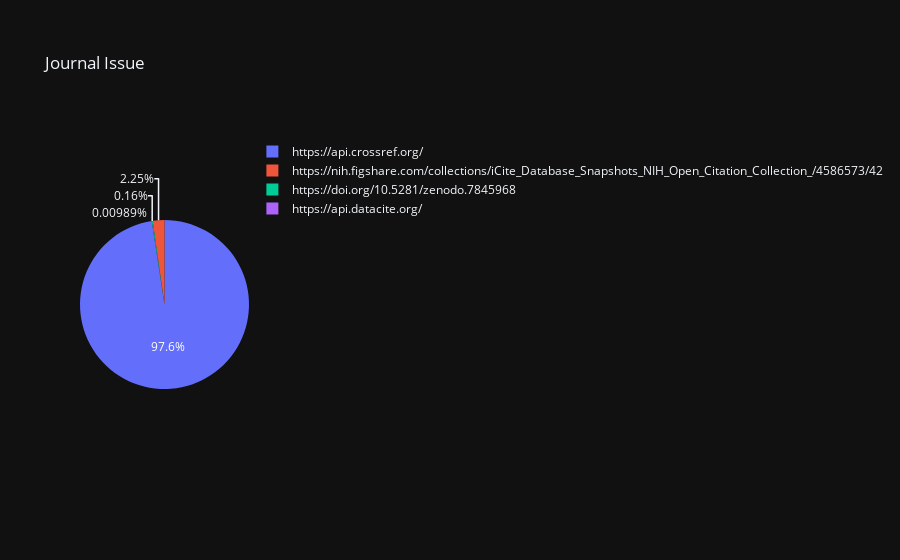
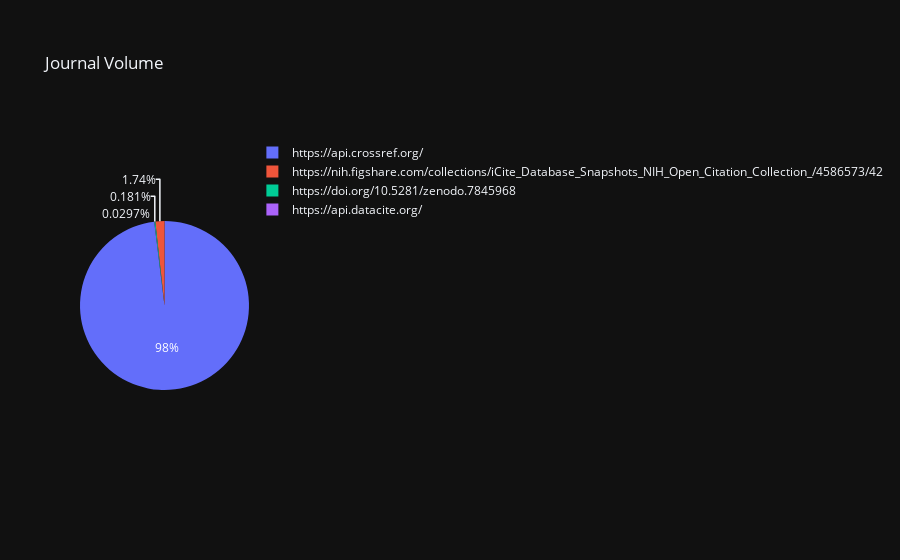
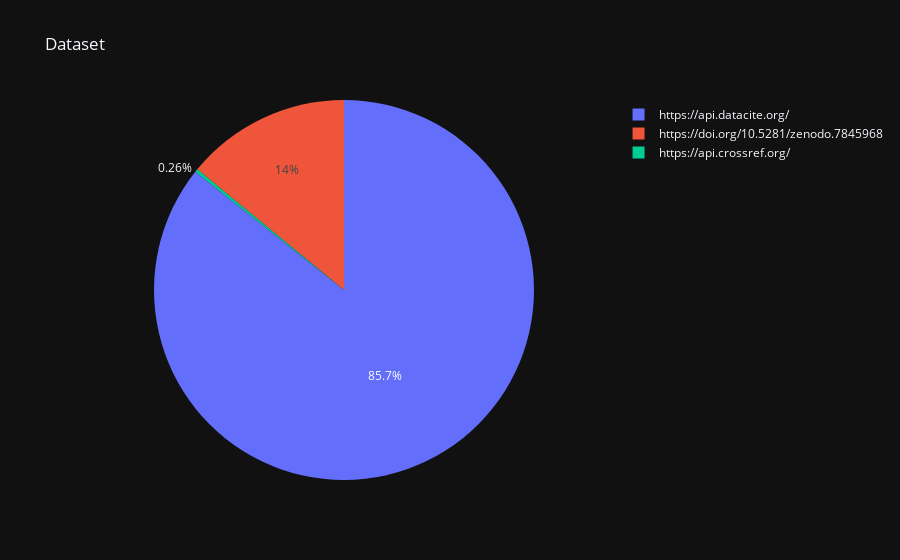
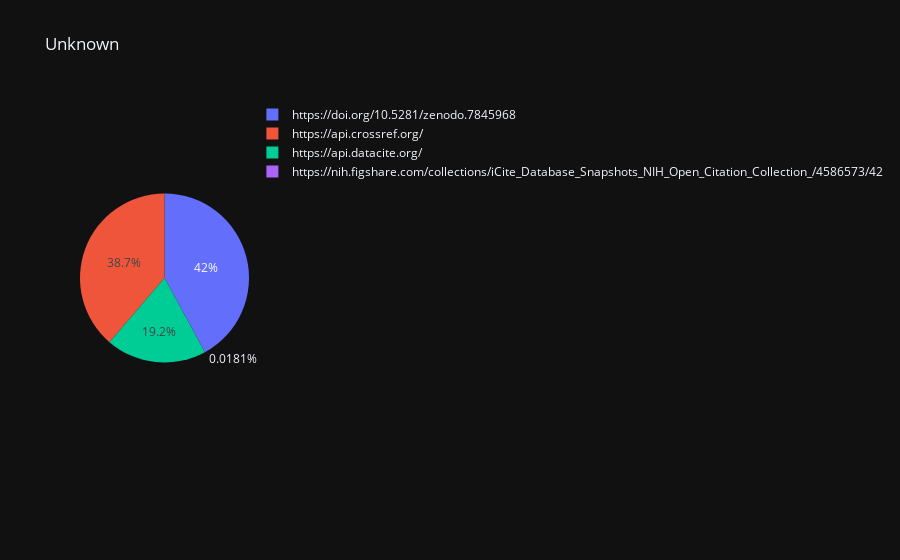

Source (notebook cell) for these figures, in order:
### Code cell
visualize_sources_proportion(sorted_res['journal issue'], 'Journal Issue')
visualize_sources_proportion(sorted_res['journal volume'], 'Journal Volume')
visualize_sources_proportion(sorted_res['dataset'], 'Dataset')
visualize_sources_proportion(sorted_res[''], 'Unknown')
visualize_sources_proportion(sorted_res['journal article'], 'Journal Article')

### Figure 1 — Plotly figure (JSON) as saved in the notebook; plotly's stock layout.template omitted (floating-point values rounded to 4 significant figures)
{"data": [{"domain": {"x": [0.0, 1.0], "y": [0.0, 1.0]}, "hovertemplate": "label=%{label}<br>value=%{value}<extra></extra>", "labels": ["https://api.crossref.org/", "https://nih.figshare.com/collections/iCite_Database_Snapshots_NIH_Open_Citation_Collection_/4586573/42", "https://doi.org/10.5281/zenodo.7845968", "https://api.datacite.org/"], "legendgroup": "", "name": "", "showlegend": true, "values": [4754321, 109414, 7814, 482], "type": "pie"}], "layout": {"legend": {"tracegroupgap": 0}, "title": {"text": "Journal Issue"}}}

### Figure 2 — Plotly figure (JSON) as saved in the notebook; plotly's stock layout.template omitted (floating-point values rounded to 4 significant figures)
{"data": [{"domain": {"x": [0.0, 1.0], "y": [0.0, 1.0]}, "hovertemplate": "label=%{label}<br>value=%{value}<extra></extra>", "labels": ["https://api.crossref.org/", "https://nih.figshare.com/collections/iCite_Database_Snapshots_NIH_Open_Citation_Collection_/4586573/42", "https://doi.org/10.5281/zenodo.7845968", "https://api.datacite.org/"], "legendgroup": "", "name": "", "showlegend": true, "values": [1445356, 25664, 2668, 438], "type": "pie"}], "layout": {"legend": {"tracegroupgap": 0}, "title": {"text": "Journal Volume"}}}

### Figure 3 — Plotly figure (JSON) as saved in the notebook; plotly's stock layout.template omitted (floating-point values rounded to 4 significant figures)
{"data": [{"domain": {"x": [0.0, 1.0], "y": [0.0, 1.0]}, "hovertemplate": "label=%{label}<br>value=%{value}<extra></extra>", "labels": ["https://api.datacite.org/", "https://doi.org/10.5281/zenodo.7845968", "https://api.crossref.org/"], "legendgroup": "", "name": "", "showlegend": true, "values": [1241865, 203601, 3772], "type": "pie"}], "layout": {"legend": {"tracegroupgap": 0}, "title": {"text": "Dataset"}}}

### Figure 4 — Plotly figure (JSON) as saved in the notebook; plotly's stock layout.template omitted (floating-point values rounded to 4 significant figures)
{"data": [{"domain": {"x": [0.0, 1.0], "y": [0.0, 1.0]}, "hovertemplate": "label=%{label}<br>value=%{value}<extra></extra>", "labels": ["https://doi.org/10.5281/zenodo.7845968", "https://api.crossref.org/", "https://api.datacite.org/", "https://nih.figshare.com/collections/iCite_Database_Snapshots_NIH_Open_Citation_Collection_/4586573/42"], "legendgroup": "", "name": "", "showlegend": true, "values": [355092, 326975, 162348, 153], "type": "pie"}], "layout": {"legend": {"tracegroupgap": 0}, "title": {"text": "Unknown"}}}
